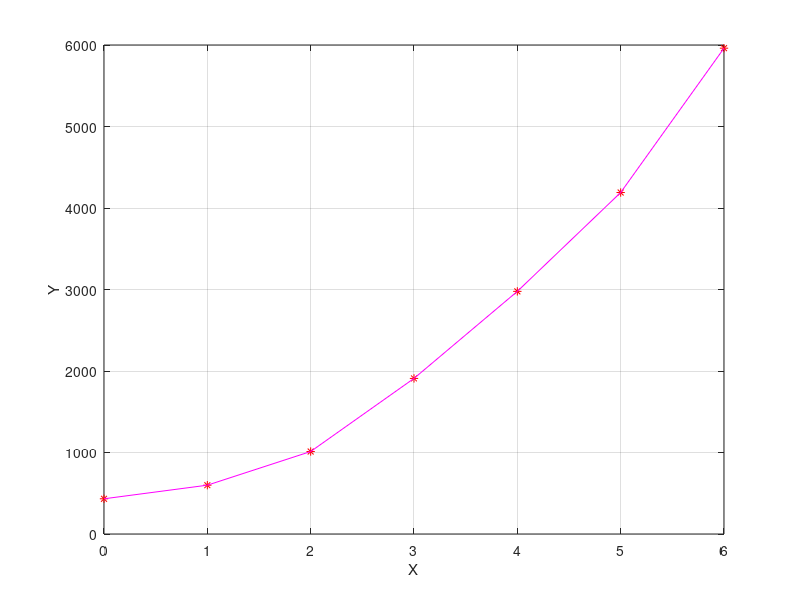

Recreate this plot in MATLAB.
# Aproximacion por minimos cuadrados.
# Ej9TP05MC
clear all
clf
clc

 x = [0 1 2 3 4 5 6]
 y = [432 599 1012 1909 2977 4190 5961]

format long
figure(1)
plot(x,y,'r*');
xlabel ('X')
ylabel('Y')
grid on
hold on
%%%%%%%%%%%%%%%%%%%%%
v=0:1:6
###############################
n = length(x)-1
p = polyfit(x,y,n)
z = polyval(p,v);

%figure(2)
plot(v, z, 'm')


